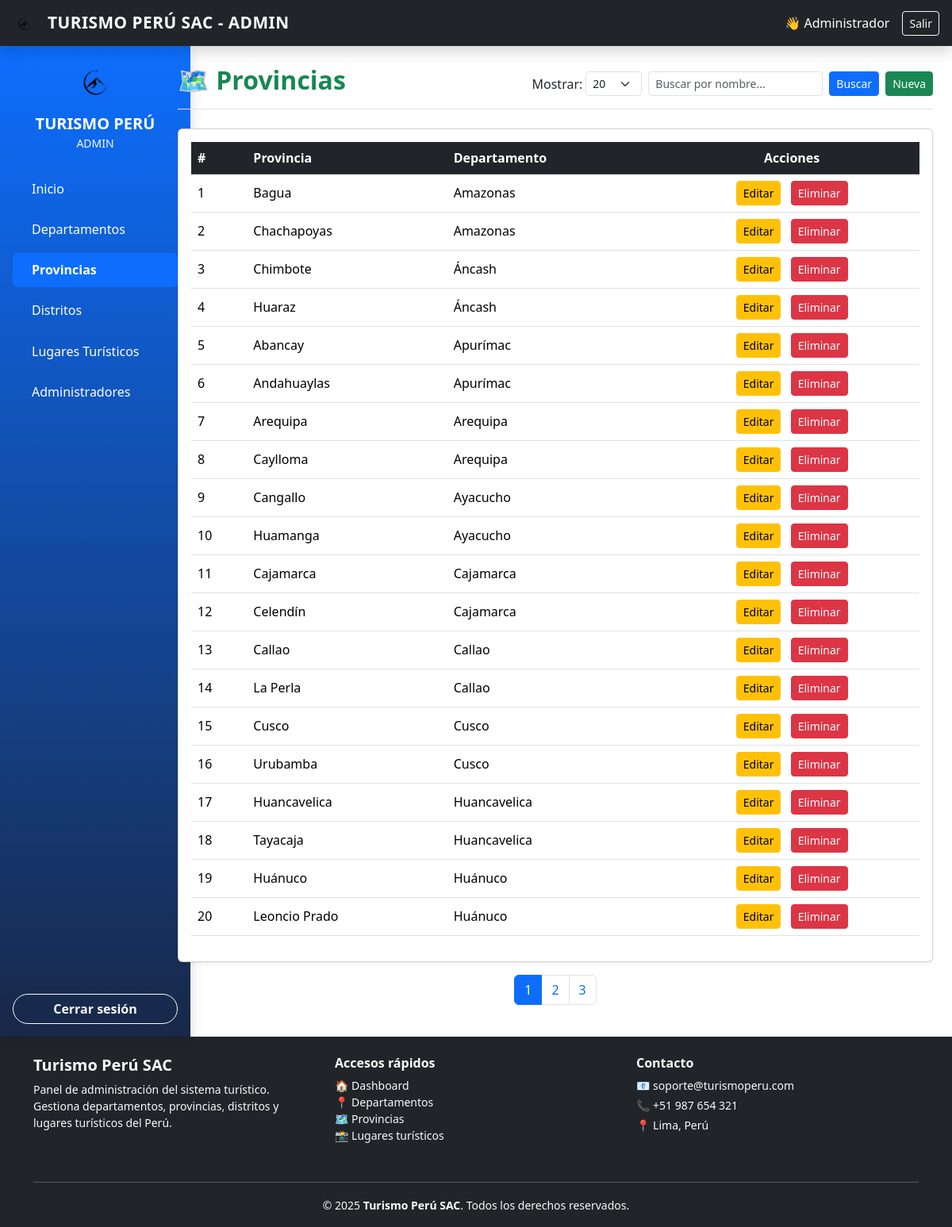
The app's page /views/admin/provincias/listar.php (signed in) with its own data.
### tables this page shows
CREATE TABLE `provincias` (
  `id_provincia` int(11) NOT NULL,
  `id_departamento` int(11) NOT NULL,
  `nombre` varchar(100) NOT NULL
);

CREATE TABLE `departamentos` (
  `id_departamento` int(11) NOT NULL,
  `nombre` varchar(100) NOT NULL
);

### controllers/ProvinciaController.php (called while the page is built, shortened)
<?php
require_once __DIR__ . '/../models/Provincia.php';
class ProvinciaController {
    private $provinciaModel;
    public function __construct() {
        $this->provinciaModel = new Provincia();
    }
    public function index(string $search = '', int $limit = 20, int $offset = 0): array {
        return $this->provinciaModel->getAll($search, $limit, $offset);
    }
    public function count(string $search = ''): int {
        return $this->provinciaModel->count($search);
    }
}

### models/Provincia.php (called while the page is built, shortened)
<?php
require_once __DIR__ . '/../config/config.php';
class Provincia {
    private $pdo;
    public function __construct() {
        global $pdo;
        $this->pdo = $pdo;
    }
    public function getAll(string $search = '', int $limit = 20): array {
        $sql = "SELECT p.id_provincia, p.nombre, d.nombre AS departamento_nombre
                FROM provincias p
                INNER JOIN departamentos d ON p.id_departamento = d.id_departamento
                WHERE p.nombre LIKE :search
                ORDER BY d.nombre ASC, p.nombre ASC
                LIMIT :limit";
        $stmt = $this->pdo->prepare($sql);
        $stmt->bindValue(':search', "%$search%", PDO::PARAM_STR);
        $stmt->bindValue(':limit', $limit, PDO::PARAM_INT);
        $stmt->execute();
        return $stmt->fetchAll();
    }
public function count(string $search = ''): int {
    $sql = "SELECT COUNT(*) FROM provincias p
            LEFT JOIN departamentos d ON p.id_departamento = d.id_departamento
            WHERE p.nombre LIKE :search";
    $stmt = $this->pdo->prepare($sql);
    $stmt->bindValue(':search', "%$search%", PDO::PARAM_STR);
    $stmt->execute();
    return (int)$stmt->fetchColumn();
}
}

### views/admin/provincias/listar.php (the view, shortened to what this page needs)
<?php
require_once __DIR__ . '/../../../controllers/ProvinciaController.php';
$search = $_GET['search'] ?? '';
$limit  = isset($_GET['limit']) ? (int)$_GET['limit'] : 20;
$page   = isset($_GET['page']) ? max(1, (int)$_GET['page']) : 1;
$offset = ($page - 1) * $limit;
$controller = new ProvinciaController();
$provincias = $controller->index($search, $limit, $offset);
$total = $controller->count($search);
$totalPages = $limit > 0 ? ceil($total / $limit) : 1;
require view_path('views/admin/templates/header.php');
require view_path('views/admin/templates/topbar.php');
?>
<div class="container-fluid">
  <div class="row">
    <div class="col-md-3 col-lg-2 p-0">
      <?php require view_path('views/admin/templates/sidebar.php'); ?>
    </div>
    <main class="col-md-9 col-lg-10 px-md-4 py-4">
      <div class="d-flex justify-content-between align-items-center mb-4 border-bottom pb-2">
        <h2 class="fw-bold text-success">🗺️ Provincias</h2>
        <div class="d-flex align-items-center">
          <form method="GET" class="d-flex align-items-center me-2">
            <label for="limit" class="me-1">Mostrar:</label>
            <select name="limit" id="limit" class="form-select form-select-sm me-2 w-auto" onchange="this.form.submit()">
              <option value="20" <?= $limit == 20 ? 'selected' : '' ?>>20</option>
            </select>
            <input type="text" name="search" value="<?= htmlspecialchars($search) ?>"
                   class="form-control form-control-sm me-2" placeholder="Buscar por nombre...">
            <button type="submit" class="btn btn-sm btn-primary">
              <i class="bi bi-search"></i> Buscar
            </button>
          </form>
          <a href="crear.php" class="btn btn-success btn-sm">
            <i class="bi bi-plus-circle"></i> Nueva
          </a>
        </div>
      </div>
      <div class="card shadow-sm">
        <div class="card-body">
          <div class="table-responsive">
            <table class="table table-hover align-middle">
              <thead class="table-dark">
                <tr>
                  <th>#</th>
                  <th>Provincia</th>
                  <th>Departamento</th>
                  <th class="text-center">Acciones</th>
                </tr>
              </thead>
              <tbody>
                <?php if ($provincias): ?>
                  <?php $i = $offset + 1; ?>
                  <?php foreach ($provincias as $p): ?>
                    <tr>
                      <td><?= $i++ ?></td>
                      <td><?= htmlspecialchars($p['nombre']) ?></td>
                      <td><?= htmlspecialchars($p['departamento_nombre'] ?? '—') ?></td>
                      <td class="text-center">
                        <a href="editar.php?id=<?= $p['id_provincia'] ?>" class="btn btn-warning btn-sm me-2">
                          <i class="bi bi-pencil-square"></i> Editar
                        </a>
                        <a href="#"
                           class="btn btn-danger btn-sm"
                           data-bs-toggle="modal"
                           data-bs-target="#deleteModal"
                           data-id="<?= $p['id_provincia'] ?>"
                           data-nombre="<?= htmlspecialchars($p['nombre']) ?>">
                           <i class="bi bi-trash"></i> Eliminar
                        </a>
                      </td>
                    </tr>
                  <?php endforeach; ?>
                <?php else: ?>
                  <tr>
                    <td colspan="4" class="text-center text-muted">No hay provincias registradas</td>
                  </tr>
                <?php endif; ?>
              </tbody>
            </table>
          </div>
        </div>
      </div>
      <?php if ($totalPages > 1): ?>
        <nav class="mt-3">
          <ul class="pagination justify-content-center">
            <?php for ($p = 1; $p <= $totalPages; $p++): ?>
              <li class="page-item <?= $p == $page ? 'active' : '' ?>">
                <a class="page-link" href="?search=<?= urlencode($search) ?>&limit=<?= $limit ?>&page=<?= $p ?>"><?= $p ?></a>
              </li>
            <?php endfor; ?>
          </ul>
        </nav>
      <?php endif; ?>
    </main>
  </div>
</div>
<?php require view_path('views/admin/templates/footer.php'); ?>

### assets/css/style.css (style rules this page uses)
:root { --brand: #0d6efd; --brand-dark: #0b5ed7; --bg-soft: #f8f9fa; }
body { font-family: system-ui, -apple-system, "Segoe UI", Roboto, "Helvetica Neue", Arial, "Noto Sans", "Liberation Sans", sans-serif; }

### records on screen
provincias: nombre "Bagua", id_departamento.nombre "Amazonas"
provincias: nombre "Chachapoyas", id_departamento.nombre "Amazonas"
provincias: nombre "Chimbote", id_departamento.nombre "Áncash"
provincias: nombre "Huaraz", id_departamento.nombre "Áncash"
provincias: nombre "Abancay", id_departamento.nombre "Apurímac"
provincias: nombre "Andahuaylas", id_departamento.nombre "Apurímac"
provincias: nombre "Arequipa", id_departamento.nombre "Arequipa"
provincias: nombre "Caylloma", id_departamento.nombre "Arequipa"
provincias: nombre "Cangallo", id_departamento.nombre "Ayacucho"
provincias: nombre "Huamanga", id_departamento.nombre "Ayacucho"
provincias: nombre "Cajamarca", id_departamento.nombre "Cajamarca"
provincias: nombre "Celendín", id_departamento.nombre "Cajamarca"
provincias: nombre "Callao", id_departamento.nombre "Callao"
provincias: nombre "La Perla", id_departamento.nombre "Callao"
provincias: nombre "Cusco", id_departamento.nombre "Cusco"
provincias: nombre "Urubamba", id_departamento.nombre "Cusco"
provincias: nombre "Huancavelica", id_departamento.nombre "Huancavelica"
provincias: nombre "Tayacaja", id_departamento.nombre "Huancavelica"
provincias: nombre "Huánuco", id_departamento.nombre "Huánuco"
provincias: nombre "Leoncio Prado", id_departamento.nombre "Huánuco"

### other values on screen
APP_NAME "TURISMO PERÚ SAC"
$_SESSION['admin_nombre'] "Administrador"
